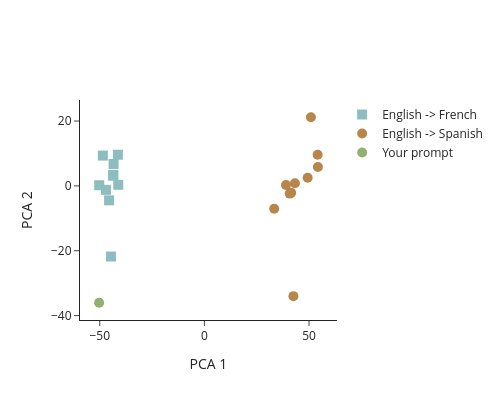

The code cell stored with this chart in its notebook:
### Markdown cell above
Come up with an English-to-Spanish prompt that our PCA analysis would incorrectly categorize as French. How do you know?

*Hint: What if we tried words that don't need translating?*

### Code cell
YOUR_PROMPT = "English: <YOUR_INPUT>, Espanol:"

with torch.no_grad():
  with model.trace(YOUR_PROMPT):
    # get activation at layer L & last token (:)
    activation = model.model.layers[LAYER].output[:, -1, :].save()

activation_low_dim = pca.transform(activation.cpu().float().numpy())

# your code here!
fig.add_trace(go.Scatter(
  x=activation_low_dim[:, 0],
  y=activation_low_dim[:, 1],
  mode='markers',
  marker=dict(symbol='circle', color="#92b070", size=10),
  name='Your prompt',
  hovertext=YOUR_PROMPT
))

### Figure 1 — Plotly figure (JSON) as saved in the notebook; plotly's stock layout.template omitted (floating-point values rounded to 4 significant figures)
{"data": [{"hovertext": ["English: dog, Francais:", "English: cat, Francais:", "English: mouse, Francais:", "English: fish, Francais:", "English: bird, Francais:", "English: turtle, Francais:", "English: monkey, Francais:", "English: bear, Francais:", "English: lion, Francais:", "English: penguin, Francais:"], "marker": {"color": "#8dbdbf", "size": 10, "symbol": "square"}, "mode": "markers", "name": "English -> French", "type": "scatter", "x": [-43.62, -45.55, -43.52, -43.4, -41.33, -47.04, -41.17, -48.54, -50.25, -44.63], "y": [3.133, -4.459, 3.402, 6.754, 9.61, -1.213, 0.3338, 9.342, 0.1931, -21.8]}, {"hovertext": ["English: dog, Espanol:", "English: cat, Espanol:", "English: mouse, Espanol:", "English: fish, Espanol:", "English: bird, Espanol:", "English: turtle, Espanol:", "English: monkey, Espanol:", "English: bear, Espanol:", "English: lion, Espanol:", "English: penguin, Espanol:"], "marker": {"color": "#b6864b", "size": 10, "symbol": "circle"}, "mode": "markers", "name": "English -> Spanish", "type": "scatter", "x": [49.35, 33.36, 41.49, 54.24, 54.11, 40.78, 39.0, 50.91, 43.28, 42.54], "y": [2.53, -7.043, -2.108, 5.839, 9.614, -2.384, 0.2864, 21.17, 0.8109, -34.01]}, {"hovertext": "English: <YOUR_INPUT>, Espanol:", "marker": {"color": "#92b070", "size": 10, "symbol": "circle"}, "mode": "markers", "name": "Your prompt", "type": "scatter", "x": [-50.32], "y": [-36.05]}], "layout": {"height": 400, "width": 500, "xaxis": {"title": {"text": "PCA 1"}}, "yaxis": {"title": {"text": "PCA 2"}}}}
